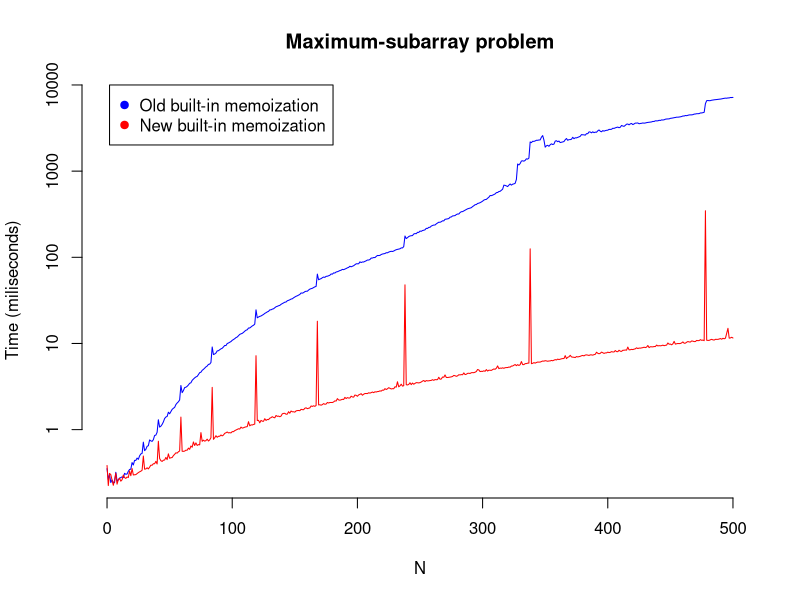

R code for this plot:
f1 <- read.csv(file = "mss-old-memo.csv")
f2 <- read.csv(file = "mss-new-memo.csv")

f1$time = f1$time / 1000000 # ns to ms
f2$time = f2$time / 1000000

plot(f1$n, f1$time, log = "y", main = "Maximum-subarray problem", type = "l", xlab = "N", ylab = "Time (miliseconds)", pch = 19, frame = FALSE, col = "blue")
points(f2$n, f2$time, type = "l", col = "red")


legend(2, 10000, legend=c("Old built-in memoization", "New built-in memoization"), pch=c(19, 19), col=c("blue", "red"))
